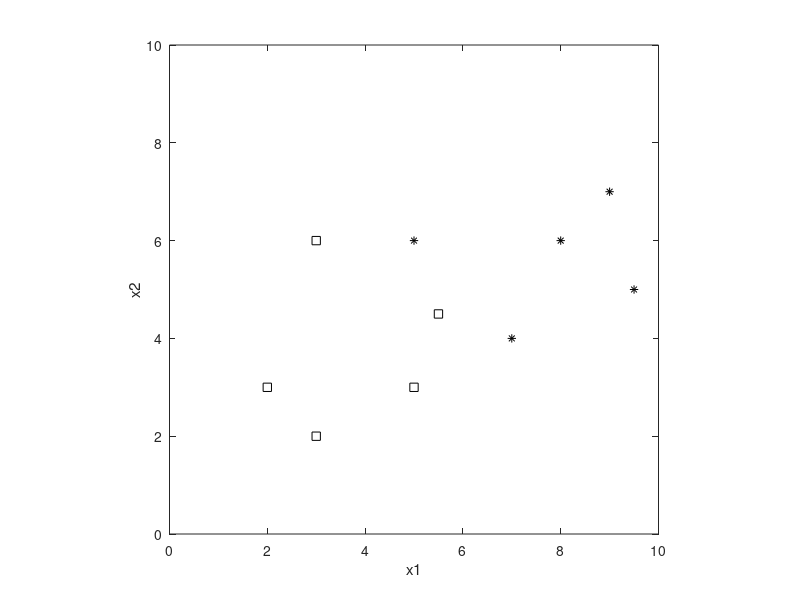

Write the MATLAB code that produced this figure. (Note: this script raises an error after producing the figure.)
% Load dataset
load toy.dat
X = [ones(10,1) toy(:,1:2)];
t = toy(:,3);
% Plot data
figure(1); clf
plot(X(1:5,2),X(1:5,3),'ks'); hold on
plot(X(6:10,2),X(6:10,3),'k*')
xlim([0 10]); ylim([0 10]); axis square
xlabel('x1'); ylabel('x2')
xn = length(X(:,1));
wn = xn+1;
tn = length(t);

% Initialize weights and bias
W = [-3 1 2];
% Loop T times
T = 50000;
eta = 0.01;
alpha = 0.01;
y = @(W) sigmf(W*X', [1 0]);
for i = 1:T
grad = -(t' - y(W))*X + alpha*W;
W = W - eta*grad;
end
% Plot learned function
figure(1); hold on
learned_y = @(X) sigmf(W*X',[1 0]);
x1 = linspace(0,10);
x2 = x1;
[x1 x2] = meshgrid(x1, x2);
learned_y_cont = reshape(learned_y([ones(10000,1) x1(:), x2(:)]), 100, 100);
contour(x1, x2, learned_y_cont, [0.27 0.73],'--k'); hold on
contour(x1, x2, learned_y_cont, [0.5 0.5], 'k')